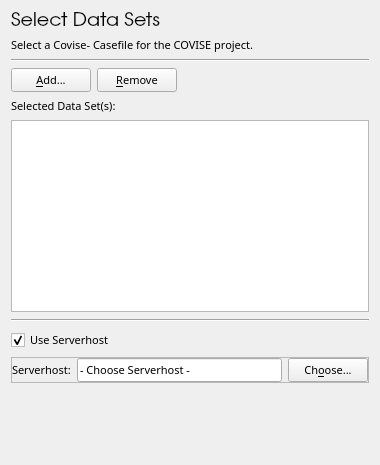
<ui version="4.0" >
 <class>DataSetsSelectionBase</class>
 <widget class="QWidget" name="DataSetsSelectionBase" >
  <property name="geometry" >
   <rect>
    <x>0</x>
    <y>0</y>
    <width>380</width>
    <height>465</height>
   </rect>
  </property>
  <property name="sizePolicy" >
   <sizepolicy vsizetype="Preferred" hsizetype="Preferred" >
    <horstretch>0</horstretch>
    <verstretch>0</verstretch>
   </sizepolicy>
  </property>
  <property name="minimumSize" >
   <size>
    <width>0</width>
    <height>0</height>
   </size>
  </property>
  <property name="maximumSize" >
   <size>
    <width>32767</width>
    <height>32767</height>
   </size>
  </property>
  <property name="baseSize" >
   <size>
    <width>420</width>
    <height>475</height>
   </size>
  </property>
  <property name="font" >
   <font>
    <family>Droid Sans</family>
    <pointsize>8</pointsize>
   </font>
  </property>
  <property name="windowTitle" >
   <string>Form5</string>
  </property>
  <layout class="QGridLayout" >
   <item row="5" column="0" colspan="2" >
    <widget class="QLabel" name="LabelSelectedServerhost" >
     <property name="sizePolicy" >
      <sizepolicy vsizetype="Fixed" hsizetype="Fixed" >
       <horstretch>0</horstretch>
       <verstretch>0</verstretch>
      </sizepolicy>
     </property>
     <property name="minimumSize" >
      <size>
       <width>0</width>
       <height>0</height>
      </size>
     </property>
     <property name="text" >
      <string>Selected Data Set(s):</string>
     </property>
     <property name="wordWrap" >
      <bool>false</bool>
     </property>
     <property name="indent" >
      <number>0</number>
     </property>
    </widget>
   </item>
   <item row="4" column="0" >
    <widget class="QPushButton" name="addFilenameButton" >
     <property name="cursor" >
      <cursorShape>PointingHandCursor</cursorShape>
     </property>
     <property name="text" >
      <string>&amp;Add...</string>
     </property>
     <property name="shortcut" >
      <string>Alt+A</string>
     </property>
    </widget>
   </item>
   <item row="4" column="1" colspan="2" >
    <widget class="QPushButton" name="removeFilenamesButton" >
     <property name="cursor" >
      <cursorShape>PointingHandCursor</cursorShape>
     </property>
     <property name="text" >
      <string>&amp;Remove</string>
     </property>
     <property name="shortcut" >
      <string>Alt+R</string>
     </property>
    </widget>
   </item>
   <item row="4" column="3" >
    <spacer name="spacer27" >
     <property name="orientation" >
      <enum>Qt::Horizontal</enum>
     </property>
     <property name="sizeType" >
      <enum>QSizePolicy::Expanding</enum>
     </property>
     <property name="sizeHint" stdset="0" >
      <size>
       <width>224</width>
       <height>16</height>
      </size>
     </property>
    </spacer>
   </item>
   <item row="0" column="0" colspan="4" >
    <widget class="QLabel" name="KnobInstructionTitle" >
     <property name="sizePolicy" >
      <sizepolicy vsizetype="Fixed" hsizetype="Preferred" >
       <horstretch>0</horstretch>
       <verstretch>0</verstretch>
      </sizepolicy>
     </property>
     <property name="minimumSize" >
      <size>
       <width>0</width>
       <height>0</height>
      </size>
     </property>
     <property name="maximumSize" >
      <size>
       <width>32767</width>
       <height>32767</height>
      </size>
     </property>
     <property name="font" >
      <font>
       <family>URW Gothic L</family>
       <pointsize>14</pointsize>
      </font>
     </property>
     <property name="text" >
      <string>Select Data Sets</string>
     </property>
     <property name="alignment" >
      <set>Qt::AlignLeading|Qt::AlignLeft|Qt::AlignTop</set>
     </property>
     <property name="wordWrap" >
      <bool>false</bool>
     </property>
    </widget>
   </item>
   <item row="1" column="0" colspan="4" >
    <widget class="QLabel" name="LabelInstruction_1" >
     <property name="sizePolicy" >
      <sizepolicy vsizetype="Fixed" hsizetype="Preferred" >
       <horstretch>0</horstretch>
       <verstretch>0</verstretch>
      </sizepolicy>
     </property>
     <property name="minimumSize" >
      <size>
       <width>0</width>
       <height>0</height>
      </size>
     </property>
     <property name="text" >
      <string>Select a Covise- Casefile for the COVISE project.</string>
     </property>
     <property name="alignment" >
      <set>Qt::AlignVCenter</set>
     </property>
     <property name="wordWrap" >
      <bool>true</bool>
     </property>
     <property name="indent" >
      <number>0</number>
     </property>
    </widget>
   </item>
   <item row="3" column="0" colspan="4" >
    <widget class="Line" name="line3" >
     <property name="sizePolicy" >
      <sizepolicy vsizetype="Maximum" hsizetype="Expanding" >
       <horstretch>0</horstretch>
       <verstretch>0</verstretch>
      </sizepolicy>
     </property>
     <property name="maximumSize" >
      <size>
       <width>32767</width>
       <height>32767</height>
      </size>
     </property>
     <property name="frameShape" >
      <enum>QFrame::HLine</enum>
     </property>
     <property name="frameShadow" >
      <enum>QFrame::Sunken</enum>
     </property>
    </widget>
   </item>
   <item row="6" column="0" colspan="4" >
    <widget class="QListWidget" name="listBox1" >
     <property name="maximumSize" >
      <size>
       <width>32767</width>
       <height>32767</height>
      </size>
     </property>
     <property name="cursor" stdset="0" >
      <cursorShape>ArrowCursor</cursorShape>
     </property>
     <property name="selectionMode" >
      <enum>QAbstractItemView::MultiSelection</enum>
     </property>
    </widget>
   </item>
   <item row="7" column="0" colspan="4" >
    <widget class="Line" name="line3_2" >
     <property name="sizePolicy" >
      <sizepolicy vsizetype="Maximum" hsizetype="Expanding" >
       <horstretch>0</horstretch>
       <verstretch>0</verstretch>
      </sizepolicy>
     </property>
     <property name="minimumSize" >
      <size>
       <width>0</width>
       <height>5</height>
      </size>
     </property>
     <property name="maximumSize" >
      <size>
       <width>32767</width>
       <height>32767</height>
      </size>
     </property>
     <property name="frameShape" >
      <enum>QFrame::HLine</enum>
     </property>
     <property name="frameShadow" >
      <enum>QFrame::Sunken</enum>
     </property>
    </widget>
   </item>
   <item row="9" column="0" colspan="4" >
    <widget class="QFrame" name="vrpFrameServerhost" >
     <property name="frameShape" >
      <enum>QFrame::StyledPanel</enum>
     </property>
     <property name="frameShadow" >
      <enum>QFrame::Plain</enum>
     </property>
     <property name="lineWidth" >
      <number>0</number>
     </property>
     <layout class="QGridLayout" >
      <property name="margin" >
       <number>0</number>
      </property>
      <item row="0" column="1" >
       <widget class="QLineEdit" name="serverhostlineEdit" >
        <property name="cursor" >
         <cursorShape>IBeamCursor</cursorShape>
        </property>
        <property name="text" >
         <string>- Choose Serverhost -</string>
        </property>
       </widget>
      </item>
      <item row="0" column="0" >
       <widget class="QLabel" name="LabelServerhost" >
        <property name="sizePolicy" >
         <sizepolicy vsizetype="Fixed" hsizetype="Preferred" >
          <horstretch>0</horstretch>
          <verstretch>0</verstretch>
         </sizepolicy>
        </property>
        <property name="minimumSize" >
         <size>
          <width>0</width>
          <height>0</height>
         </size>
        </property>
        <property name="text" >
         <string>Serverhost:</string>
        </property>
        <property name="wordWrap" >
         <bool>false</bool>
        </property>
        <property name="indent" >
         <number>0</number>
        </property>
       </widget>
      </item>
      <item row="0" column="2" >
       <widget class="QPushButton" name="SearchServerhostButton" >
        <property name="cursor" >
         <cursorShape>PointingHandCursor</cursorShape>
        </property>
        <property name="text" >
         <string>Ch&amp;oose...</string>
        </property>
        <property name="shortcut" >
         <string>Alt+O</string>
        </property>
       </widget>
      </item>
     </layout>
    </widget>
   </item>
   <item row="8" column="0" colspan="4" >
    <widget class="QCheckBox" name="ServerhostcheckBox" >
     <property name="sizePolicy" >
      <sizepolicy vsizetype="Fixed" hsizetype="Preferred" >
       <horstretch>0</horstretch>
       <verstretch>0</verstretch>
      </sizepolicy>
     </property>
     <property name="cursor" >
      <cursorShape>PointingHandCursor</cursorShape>
     </property>
     <property name="text" >
      <string>Use Serverhost</string>
     </property>
     <property name="checked" >
      <bool>true</bool>
     </property>
    </widget>
   </item>
   <item row="10" column="2" >
    <spacer name="spacer314" >
     <property name="orientation" >
      <enum>Qt::Vertical</enum>
     </property>
     <property name="sizeType" >
      <enum>QSizePolicy::Expanding</enum>
     </property>
     <property name="sizeHint" stdset="0" >
      <size>
       <width>21</width>
       <height>71</height>
      </size>
     </property>
    </spacer>
   </item>
  </layout>
 </widget>
 <layoutdefault spacing="6" margin="11" />
 <pixmapfunction>qPixmapFromMimeSource</pixmapfunction>
 <tabstops>
  <tabstop>addFilenameButton</tabstop>
  <tabstop>removeFilenamesButton</tabstop>
  <tabstop>listBox1</tabstop>
  <tabstop>ServerhostcheckBox</tabstop>
  <tabstop>serverhostlineEdit</tabstop>
  <tabstop>SearchServerhostButton</tabstop>
 </tabstops>
 <resources/>
 <connections>
  <connection>
   <sender>addFilenameButton</sender>
   <signal>clicked()</signal>
   <receiver>DataSetsSelectionBase</receiver>
   <slot>letUserAddCasefilename()</slot>
   <hints>
    <hint type="sourcelabel" >
     <x>20</x>
     <y>20</y>
    </hint>
    <hint type="destinationlabel" >
     <x>20</x>
     <y>20</y>
    </hint>
   </hints>
  </connection>
  <connection>
   <sender>removeFilenamesButton</sender>
   <signal>clicked()</signal>
   <receiver>DataSetsSelectionBase</receiver>
   <slot>removeSelectedCasefilenames()</slot>
   <hints>
    <hint type="sourcelabel" >
     <x>20</x>
     <y>20</y>
    </hint>
    <hint type="destinationlabel" >
     <x>20</x>
     <y>20</y>
    </hint>
   </hints>
  </connection>
  <connection>
   <sender>ServerhostcheckBox</sender>
   <signal>toggled(bool)</signal>
   <receiver>vrpFrameServerhost</receiver>
   <slot>setVisible(bool)</slot>
   <hints>
    <hint type="sourcelabel" >
     <x>20</x>
     <y>20</y>
    </hint>
    <hint type="destinationlabel" >
     <x>20</x>
     <y>20</y>
    </hint>
   </hints>
  </connection>
 </connections>
</ui>
